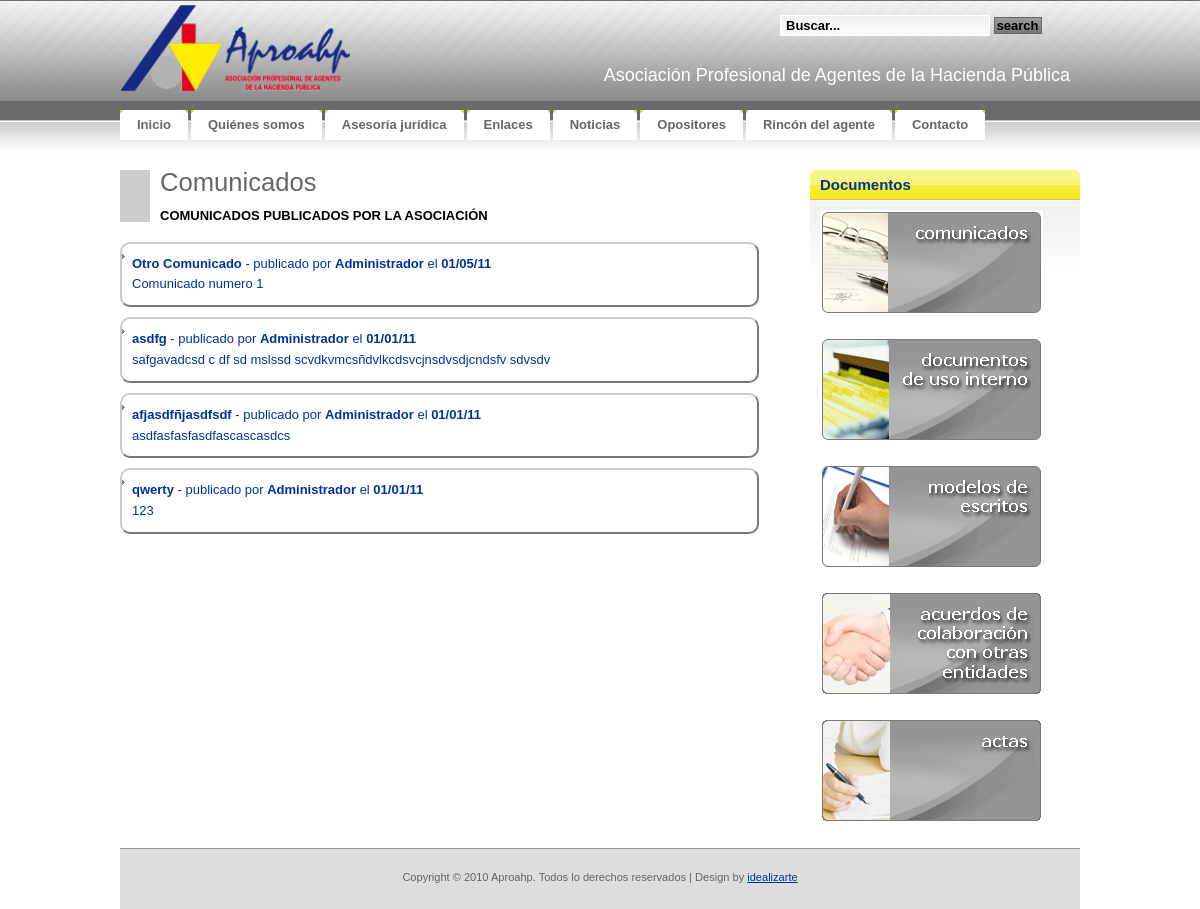
The page /rinconagente/documentos.php?catid=1 on the database its author committed.
### tables this page shows
CREATE TABLE IF NOT EXISTS `tbl_categorias` (
  `CAT_ID` bigint(20) NOT NULL AUTO_INCREMENT,
  `CAT_Visible` tinyint(1) NOT NULL,
  `CAT_Nombre` varchar(50) NOT NULL,
  `CAT_Comentarios` varchar(200) NOT NULL,
  UNIQUE KEY `ID` (`CAT_ID`)
);

CREATE TABLE IF NOT EXISTS `tbl_documentos` (
  `DOC_ID` bigint(20) NOT NULL AUTO_INCREMENT,
  `DOC_Fecha` datetime NOT NULL,
  `DOC_Autor` bigint(20) NOT NULL,
  `DOC_Categoria` bigint(20) NOT NULL,
  `DOC_Titulo` varchar(50) NOT NULL,
  `DOC_Resumen` varchar(500) NOT NULL,
  `DOC_Texto` text NOT NULL,
  `DOC_Attach` varchar(200) NOT NULL,
  UNIQUE KEY `DOC_ID` (`DOC_ID`)
);

CREATE TABLE IF NOT EXISTS `tbl_users` (
  `USR_ID` bigint(20) NOT NULL AUTO_INCREMENT,
  `USR_username` varchar(32) NOT NULL,
  `USR_password` varchar(32) NOT NULL,
  `USR_Displayname` varchar(32) NOT NULL,
  `USR_email` varchar(100) NOT NULL,
  `USR_Activo` tinyint(1) NOT NULL,
  PRIMARY KEY (`USR_ID`)
);

### lib/siteconfig.php (called while the page is built, shortened)
<?php
	function cleanQuery($string)
	{
		if (phpversion() >= '4.3.0')
		{
			$string = mysql_real_escape_string($string);
		}
		else
		{
			$string = mysql_escape_string($string);
		}
		return $string;
	}
	function pagination($rows,$pagenum,$page_rows){
		$plinks='';
		$limites='';
		return(array ( "links" => $plinks,"limites" => "$limites"));
	}
?>

### rinconagente/documentos.php (the view, shortened to what this page needs)
<!DOCTYPE html PUBLIC "-//W3C//DTD XHTML 1.0 Strict//EN"
  "http://www.w3.org/TR/xhtml1/DTD/xhtml1-strict.dtd">
<html xmlns="http://www.w3.org/1999/xhtml" xml:lang="en" lang="en">
<head>
<link rel="stylesheet" href="../css/reset.css" type="text/css" media="screen" title="no title" charset="utf-8">
<link rel="stylesheet" href="../css/aproahp.css" type="text/css" media="screen" title="no title" charset="utf-8">
</head>
<body onload="MM_preloadImages('images/rinconagente_over_03.gif','images/rinconagente_over_06.gif','images/rinconagente_over_08.gif','images/rinconagente_over_10.gif','images/actas.gif','images/actas_over.gif')">
<div id="container">
<?php require("../header.php");
	require_once("../lib/siteconfig.php");
	if(isset($_GET['catid'])){
		echo "<div id='izda-a'>";
		$categoria=cleanQuery($_GET['catid']);
		$cat_result=mysql_query("SELECT * FROM tbl_categorias WHERE CAT_ID = '$categoria';");
		if(mysql_num_rows($cat_result) != 1){
			echo "<h1>No existe esa categoria</h1>";
		}else{
			$row = mysql_fetch_assoc($cat_result);
			echo "<div class='resalte'><h1>$row[CAT_Nombre]</h1><br/><h3>$row[CAT_Comentarios]</h3></div>";
			if(!isset($_GET['pagenum'])){
				$pagenum = 1;
			}else{
				$pagenum = $_GET['pagenum'];
			}
			$doc_result = mysql_query("SELECT * FROM tbl_documentos,tbl_users WHERE DOC_Autor=USR_ID AND DATE(`DOC_FECHA`) <= DATE( NOW( ) ) AND DOC_Categoria = $categoria;") or die(mysql_error());
			$rows = mysql_num_rows($doc_result);
			$page_rows = 5;
			$pdata=pagination($rows,$pagenum,$page_rows);
			echo("<div id='documentoslist'><ul>");
			$doc_result=mysql_query("SELECT * FROM tbl_documentos,tbl_users WHERE DOC_Autor=USR_ID AND DATE(`DOC_FECHA`) <= DATE( NOW( ) ) AND DOC_Categoria = $categoria ORDER BY DOC_Fecha DESC ".$pdata['limites'].";");
			for ($x = 0, $numrows = mysql_num_rows($doc_result); $x < $numrows; $x++) {
				$row = mysql_fetch_assoc($doc_result);
				$datetime = date("d/m/y", strtotime($row["DOC_Fecha"]));
				echo("<a href='documentos.php?docid=".$row['DOC_ID']."'><li class='documento'><span class=highlight>".$row['DOC_Titulo']."</span> - publicado por <span class=highlight>".$row['USR_Displayname']."</span> el <span class=highlight>".$datetime.'</span><br>'.$row['DOC_Resumen']."</li></a>");
			}
			echo("</ul></div>");
		}
		echo "</div><div id='dcha-a'><div class='box-yellow'><h2 class='section'><b>Documentos</b></h2>";
	}else{
		echo "<div style='width: 500px; margin: auto;'><div>";
	}
?>
		<a href="documentos.php?catid=1" title="comunicados" onmouseout="MM_swapImgRestore()" onmouseover="MM_swapImage('comunicados','','images/rinconagente_over_03.gif',1)"><img src="images/rinconagente_03.gif" width="223" height="105" border="0" id="comunicados" /></a>
		<a href="documentos.php?catid=2" title="docs_usoint" onmouseout="MM_swapImgRestore()" onmouseover="MM_swapImage('docs_uso','','images/rinconagente_over_06.gif',1)"><img src="images/rinconagente_06.gif" width="223" height="105" border="0" id="docs_uso" /></a>
		<a href="documentos.php?catid=4" title="modelos" onmouseout="MM_swapImgRestore()" onmouseover="MM_swapImage('modelos','','images/rinconagente_over_08.gif',1)"><img src="images/rinconagente_08.gif" width="223" height="105" border="0" id="modelos" /></a>
		<a href="documentos.php?catid=3" title="acuerdos" onmouseout="MM_swapImgRestore()" onmouseover="MM_swapImage('acuerdos','','images/rinconagente_over_10.gif',1)"><img src="images/rinconagente_10.gif" width="223" height="105" border="0" id="acuerdos" /></a>
		<a href="documentos.php?catid=5" title="actas" onmouseout="MM_swapImgRestore()" onmouseover="MM_swapImage('actas','','images/actas_over.gif',1)"><img src="images/actas.gif" width="223" height="105" border="0" id="actas" /></a>
</div>
</div>
<div style="clear: both;">&nbsp;</div>
</body>
</html>

### css/aproahp.css (style rules this page uses)
* { margin: 0; padding: 0; }
ul,li { list-style-type: none; }
body, th { background: #FFFFFF url(../images/img01.gif) repeat-x; font-family: Verdana, Arial, Helvetica, sans-serif; font-size: 13px; color: #666666; }
h1, h2 { font-family: "Trebuchet MS", Arial, Helvetica, sans-serif; font-weight: normal; }
h1 { font-size: 197%; }
h2 { font-size: 167%; color:#ffffff; }
h3 { margin-bottom: 1em; text-transform: uppercase; font-size: 100%; color: #000000; }
p, ul, ol { margin-bottom: 1.5em; line-height: 1.6em; }
p { color:#666666; }
ul { list-style: none; }
ul li { padding-left: 10px; background: url(../images/img16.gif) no-repeat 0px 10px; }
a:link { color: #003399; }
img { border: none; }
.box-yellow { background: url(../images/img17.gif) repeat-x; }
.box-yellow .section { background: url(../images/img19.gif) no-repeat right top; color: #003399; }
.box-yellow .section b { display: block; height: 23px; padding: 7px 0 0 10px; background: url(../images/img18.gif) no-repeat; font-size:15px; }
#container { width: 960px; padding: 0px 0px 0px 0px; margin:0 auto; text-align:justify; }
#footer { height:20px; padding: 20px; background: #DDDDDD; border-top: 1px solid #999999; }
#footer p { margin: 0; text-align: center; font-size: 85%; }
#izda-a { width:650px; float:left; }
#dcha-a { width:270px; float:right; }
.resalte { border-left:30px solid #ccc; padding-left:10px; padding-right:10px; margin-bottom:20px; }
.box-yellow img { padding:10px; }
#documentoslist a { text-decoration: none; }
.documento { padding:10px; border:2px outset #ccc; -moz-border-radius: 10px; -webkit-border-radius: 10px; padding: 10px; width:615px; margin-top:10px; }
.documento .highlight { font-weight: bold; }

### rows shown on the page
tbl_categorias: CAT_Nombre "Comunicados", CAT_Comentarios "COMUNICADOS PUBLICADOS POR LA ASOCIACIÓN"
tbl_documentos: DOC_Titulo "Otro Comunicado", tbl_users.USR_Displayname "Administrador", DOC_Fecha "01/05/11", DOC_Resumen "Comunicado numero 1"
tbl_documentos: DOC_Titulo "asdfg", tbl_users.USR_Displayname "Administrador", DOC_Fecha "01/01/11", DOC_Resumen "safgavadcsd c df sd mslssd scvdkvmcsñdvlkcdsvcjnsdvsdjcndsfv sdvsdv"
tbl_documentos: DOC_Titulo "afjasdfñjasdfsdf", tbl_users.USR_Displayname "Administrador", DOC_Fecha "01/01/11", DOC_Resumen "asdfasfasfasdfascascasdcs"
tbl_documentos: DOC_Titulo "qwerty", tbl_users.USR_Displayname "Administrador", DOC_Fecha "01/01/11", DOC_Resumen "123"

### other values the page prints
$item['Name'] "Inicio"
$item['Name'] "Quiénes somos"
$item['Name'] "Asesoría jurídica"
$item['Name'] "Enlaces"
$item['Name'] "Noticias"
$item['Name'] "Opositores"
$item['Name'] "Rincón del agente"
$item['Name'] "Contacto"
